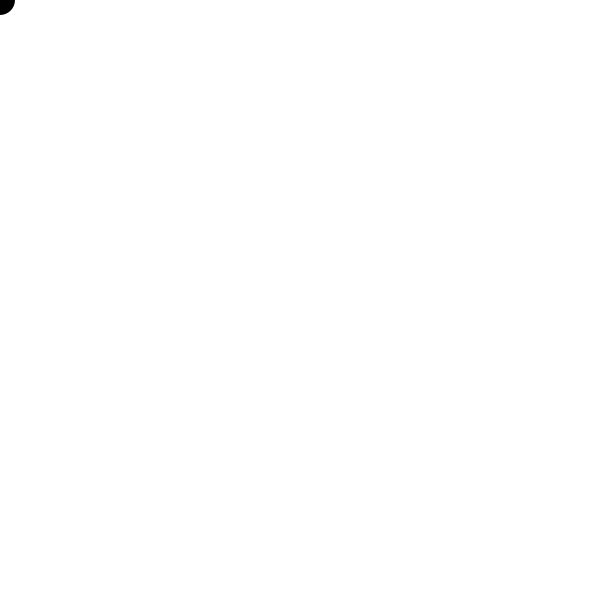
Frame 1 (no input)
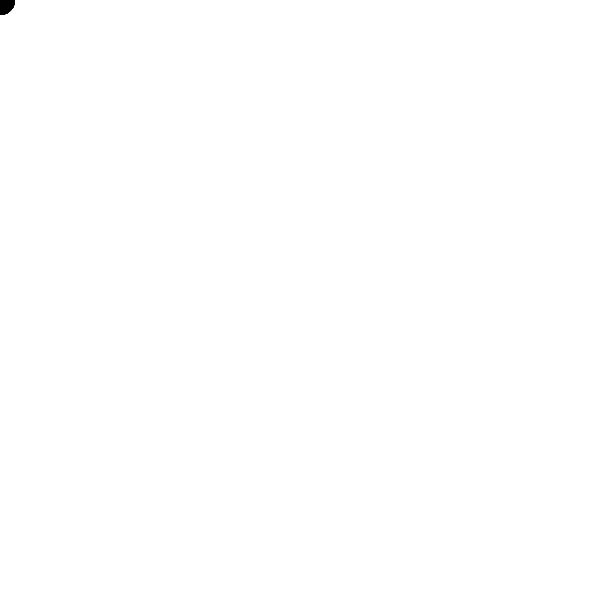
Frame 60 (the mouse pressed at the canvas centre just before this capture)
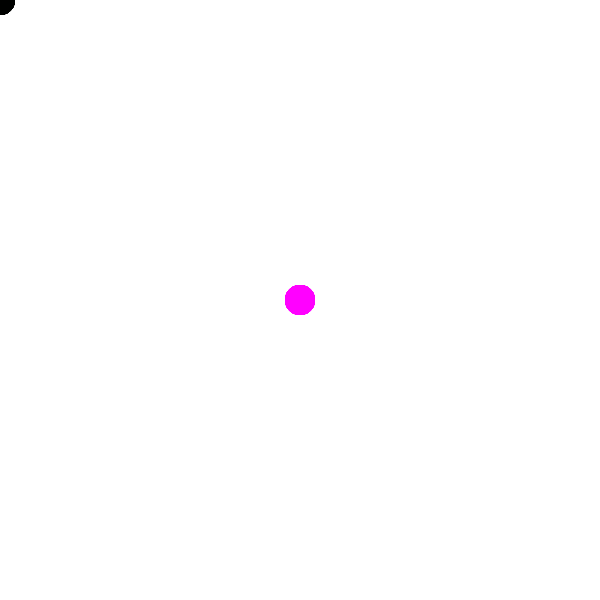
Frame 120 (the mouse held since frame 60 and released just before this capture)

The Processing sketch that drew these frames (run headless with seeded random() and noise(); from frame 60 on, the mouse is pressed at the canvas centre):

// Processing sketch: circlepainting
// ── circlepainting.pde
void setup(){
   background(255,255,255);
   size(600,600);
}
void draw(){
    noStroke();
    fill(mouseX,1,mouseY);
   circle(mouseX,mouseY,30);
}
